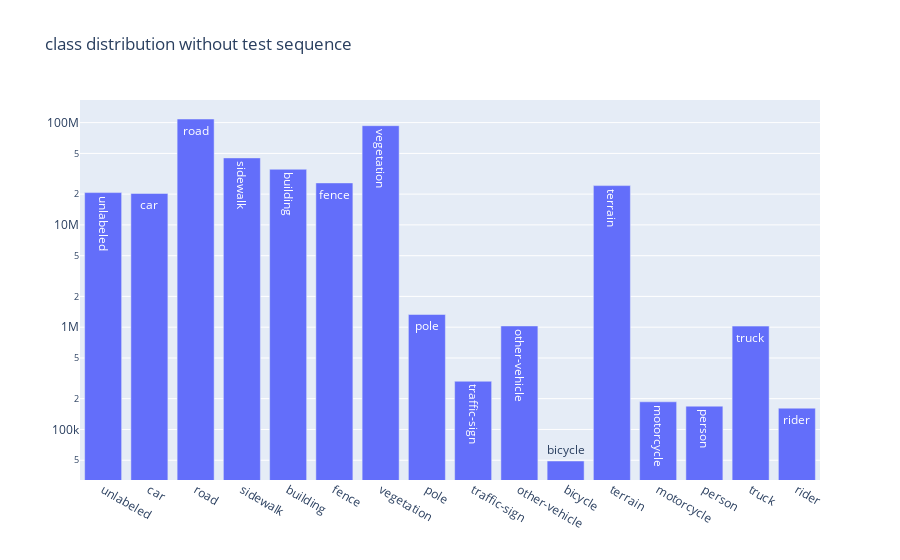

The notebook cell this image was saved under:
### Markdown cell above
<!-- trace = go.Bar(
    x = class_distro.index.values,
    y = class_distro.values,
    text = class_distro.index.values
)
layout= go.Layout(
    autosize= False,
    showlegend= False,
    yaxis_type='log'
)
fig = go.Figure(data=[trace], layout=layout)
fig.show() -->

### Code cell
graph_class_distro(seq_stats_without_test_remapped, "class distribution without test sequence")

### Figure 1 — Plotly figure (JSON) as saved in the notebook; plotly's stock layout.template omitted (floating-point values rounded to 4 significant figures)
{"data": [{"text": ["unlabeled", "car", "road", "sidewalk", "building", "fence", "vegetation", "pole", "traffic-sign", "other-vehicle", "bicycle", "terrain", "motorcycle", "person", "truck", "rider"], "type": "bar", "x": ["unlabeled", "car", "road", "sidewalk", "building", "fence", "vegetation", "pole", "traffic-sign", "other-vehicle", "bicycle", "terrain", "motorcycle", "person", "truck", "rider"], "y": [20703528, 20317699, 108487883, 45190478, 34977780, 25738674, 93343738, 1330620, 296050, 1028205, 49168, 24222506, 186448, 168931, 1024136, 161521]}], "layout": {"autosize": false, "showlegend": false, "title": {"text": "class distribution without test sequence"}, "yaxis": {"type": "log"}}}
